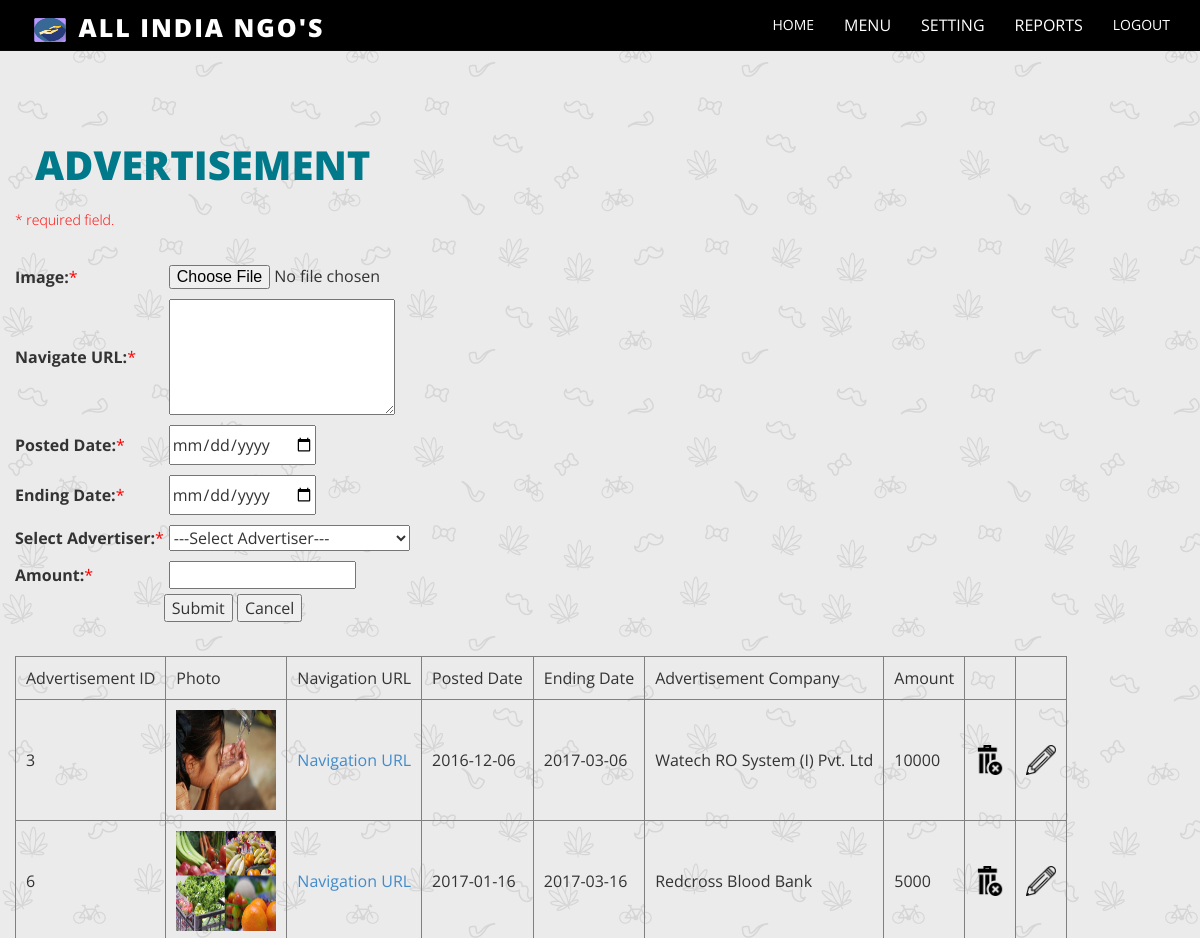
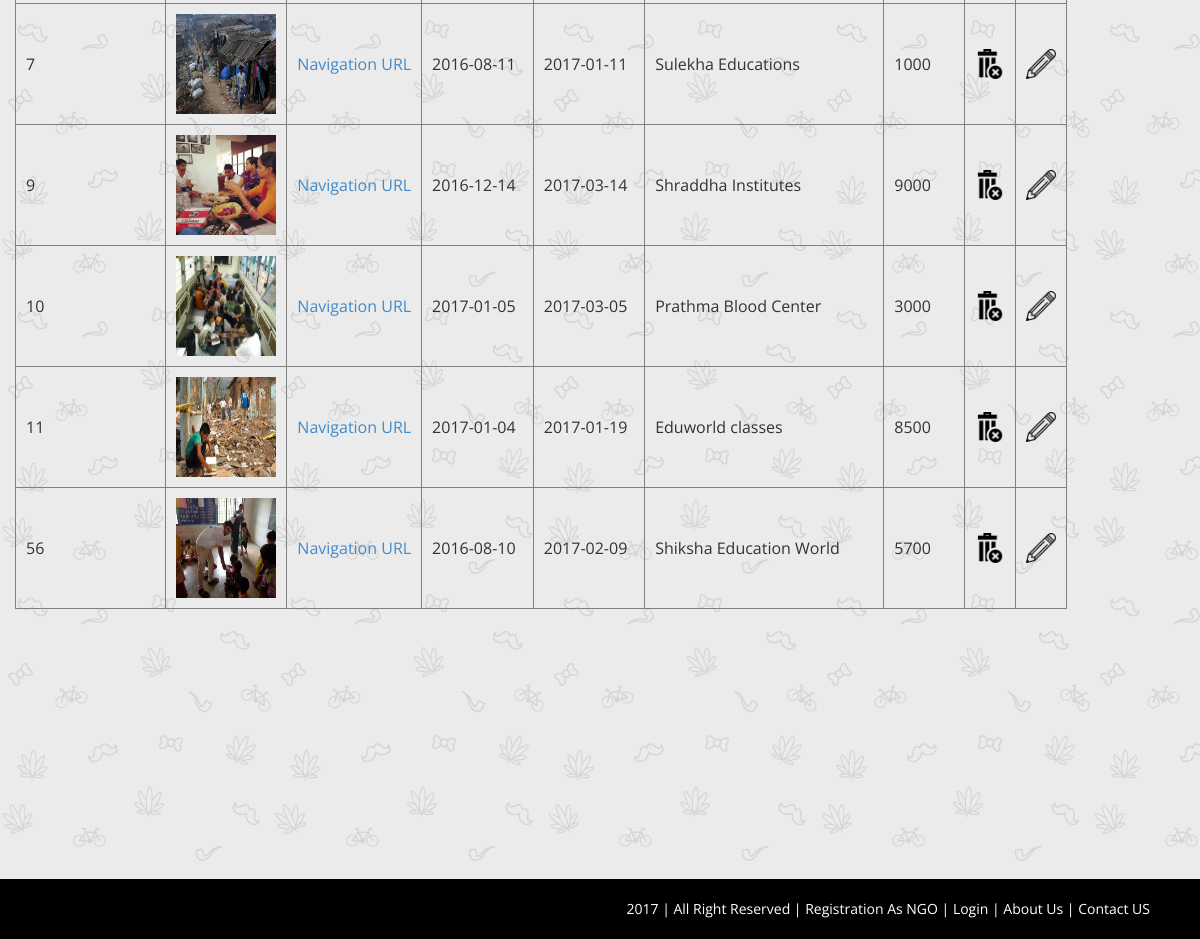
Page /project/advertisement2.php on the committed database (2 pictures, top to bottom).
### tables this page shows
CREATE TABLE IF NOT EXISTS `advertisement_table` (
  `advertisementid` int(10) NOT NULL AUTO_INCREMENT,
  `photo` varchar(100) NOT NULL,
  `navigateURL` varchar(100) NOT NULL,
  `posteddate` date NOT NULL,
  `enddate` date NOT NULL,
  `advertiserid` int(10) NOT NULL,
  `amount` varchar(20) NOT NULL,
  PRIMARY KEY (`advertisementid`)
);

CREATE TABLE IF NOT EXISTS `advertiser_table` (
  `advertiserid` int(10) NOT NULL AUTO_INCREMENT,
  `name` varchar(30) NOT NULL,
  `companyname` varchar(30) NOT NULL,
  `contactno` varchar(15) NOT NULL,
  `emailid` varchar(30) NOT NULL,
  `regdate` date NOT NULL,
  PRIMARY KEY (`advertiserid`)
);

### project/advertisement2.php (the view, shortened to what this page needs)
<?php
$URLErr = $amtErr =$startdateErr = $enddateErr = $selectadvErr="";
  ?>
<?php
	include("adminheader.php");
	include("dbconnection.php");
?>
<form method="post" action="<?php echo htmlspecialchars($_SERVER["PHP_SELF"]);?>">
<h1>ADVERTISEMENT</h1>
<p><span class="error">* required field.</span></p>
<table>
<tr>
	<td><b>Image:</b><span class="error">*</td>
	<td style="padding:5px"><input type="file" name="i1"></td>
</tr>
<tr>
	<td><b>Navigate URL:</b><span class="error">*</td>
	<td style="padding:5px"><textarea rows="5" cols="25" name="URL"></textarea> <span class="error"><?php echo $URLErr;?></span></td>
</tr>
<tr>
	<td><b>Posted Date:</b><span class="error">*</td>
	<td style="padding:5px"><input type="date" name="t2"> <span class="error"><?php echo $startdateErr;?></td>
</tr>
<tr>
	<td><b>Ending Date:</b><span class="error">*</td>
	<td style="padding:5px"><input type="date" name="t3"> <span class="error"><?php echo $enddateErr;?></td>
</tr>
<tr>
	<td><b>Select Advertiser:</b><span class="error">*</td>
	<td style="padding:5px"><select name="t4">
		<option value=0>---Select Advertiser---</option>
	    </select>
	</td>
</tr>
<tr>
	<td><b>Amount:</b><span class="error">*</td>
	<td style="padding:5px"><input type="text" name="amt"><span class="error"> <?php echo $amtErr;?></span></td>
</tr>
<tr>
	<td>&nbsp;</td>
	<td><input type="submit" value="Submit" >
	<input type="reset" value="Cancel" name="b2"></td>
</tr>
</table>
</form>
<br>
<?php
	$rs=$obj->query("select *From advertisement_table a,advertiser_table t where a.advertiserid=t.advertiserid");
?>
<table border=1>
<tr>
	<td style="padding:10px">Advertisement ID</td>
	<td style="padding:10px">Photo</td>
	<td style="padding:10px">Navigation URL</td>
	<td style="padding:10px">Posted Date</td>
	<td style="padding:10px">Ending Date</td>
	<td style="padding:10px">Advertisement Company</td>
	<td style="padding:10px">Amount</td>
	<td>&nbsp;</td>
	<td>&nbsp;</td>
</tr>
	<?php
		while($db=$rs->fetch())
		{
	?>
	<tr>
				<td style="padding:10px"><?php echo $db["advertisementid"]; ?></td>
				<td style="padding:10px"><img src='<?php echo $db["photo"]; ?>' height=100 width=100></td>
				<td style="padding:10px"><a href='<?php echo $db["navigateURL"]; ?>'>Navigation URL</a></td>
				<td style="padding:10px"><?php echo $db["posteddate"]; ?></td>
				<td style="padding:10px"><?php echo $db["enddate"]; ?></td>
				<td style="padding:10px"><?php echo $db["companyname"]; ?></td>
				<td style="padding:10px"><?php echo $db["amount"]; ?></td>
				<td style="padding:10px"><a href='deleteadvertisement.php?x=<?php echo $db["advertisementid"]; ?>'><img src="image\delete.png" height=30 width=30></a></td>
				<td style="padding:10px"><a href='editadvertisement.php?x=<?php echo $db["advertisementid"]; ?>'><img src="image\edit.png" height=30 width=30></a></td>
			</tr>
	<?php
	   }
	?>
</table>
<?php
	include("adminfooter.php");
?>

### project/assets/css/style.css (style rules this page uses)
h1, h2, h3, h4, h5, h6 { font-family:'Open Sans', sans-serif; }
h1 { line-height:50px; font-weight:900; font-size:40px; padding:50px 20px 5px 20px; text-transform:uppercase; color:rgba(0, 121, 138, 1); }
p { font-weight:300; line-height:30px; padding-bottom:15px; }

### project/advertisement2.php (style rules this page uses)
.error { color: #FF0000; }

### rows in the picture
advertisement_table: advertisementid "3", photo (picture), posteddate "2016-12-06", enddate "2017-03-06", advertiserid.companyname "Watech RO System (I) Pvt. Ltd", amount "10000"
advertisement_table: advertisementid "6", photo (picture), posteddate "2017-01-16", enddate "2017-03-16", advertiserid.companyname "Redcross Blood Bank", amount "5000"
advertisement_table: advertisementid "7", photo (picture), posteddate "2016-08-11", enddate "2017-01-11", advertiserid.companyname "Sulekha Educations", amount "1000"
advertisement_table: advertisementid "9", photo (picture), posteddate "2016-12-14", enddate "2017-03-14", advertiserid.companyname "Shraddha Institutes", amount "9000"
advertisement_table: advertisementid "10", photo (picture), posteddate "2017-01-05", enddate "2017-03-05", advertiserid.companyname "Prathma Blood Center", amount "3000"
advertisement_table: advertisementid "11", photo (picture), posteddate "2017-01-04", enddate "2017-01-19", advertiserid.companyname "Eduworld classes", amount "8500"
advertisement_table: advertisementid "56", photo (picture), posteddate "2016-08-10", enddate "2017-02-09", advertiserid.companyname "Shiksha Education World", amount "5700"
